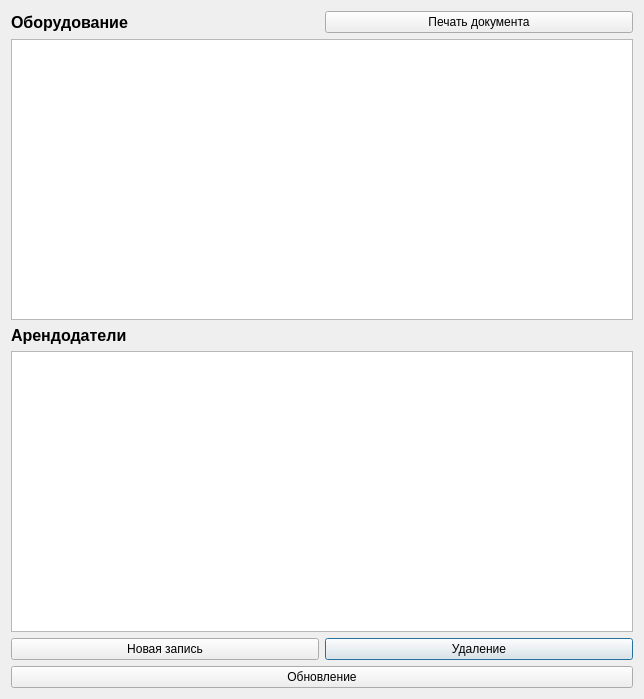
<?xml version="1.0" encoding="UTF-8"?>
<ui version="4.0">
 <class>DialogBG</class>
 <widget class="QDialog" name="DialogBG">
  <property name="geometry">
   <rect>
    <x>0</x>
    <y>0</y>
    <width>644</width>
    <height>699</height>
   </rect>
  </property>
  <property name="windowTitle">
   <string>Бухгалтерия</string>
  </property>
  <layout class="QGridLayout" name="gridLayout">
   <item row="4" column="1">
    <widget class="QPushButton" name="pushButton_2">
     <property name="text">
      <string>Удаление</string>
     </property>
    </widget>
   </item>
   <item row="0" column="0">
    <widget class="QLabel" name="label_2">
     <property name="font">
      <font>
       <pointsize>12</pointsize>
       <bold>true</bold>
      </font>
     </property>
     <property name="text">
      <string>Оборудование</string>
     </property>
    </widget>
   </item>
   <item row="0" column="1">
    <widget class="QPushButton" name="pushButton_4">
     <property name="text">
      <string>Печать документа</string>
     </property>
    </widget>
   </item>
   <item row="2" column="0">
    <widget class="QLabel" name="label">
     <property name="font">
      <font>
       <pointsize>12</pointsize>
       <bold>true</bold>
      </font>
     </property>
     <property name="text">
      <string>Арендодатели</string>
     </property>
    </widget>
   </item>
   <item row="5" column="0" colspan="2">
    <widget class="QPushButton" name="pushButton_3">
     <property name="text">
      <string>Обновление</string>
     </property>
    </widget>
   </item>
   <item row="4" column="0">
    <widget class="QPushButton" name="pushButton">
     <property name="text">
      <string>Новая запись</string>
     </property>
    </widget>
   </item>
   <item row="3" column="0" colspan="2">
    <widget class="QTableView" name="tableView_2"/>
   </item>
   <item row="1" column="0" colspan="2">
    <widget class="QTableView" name="tableView"/>
   </item>
  </layout>
 </widget>
 <resources/>
 <connections/>
</ui>
